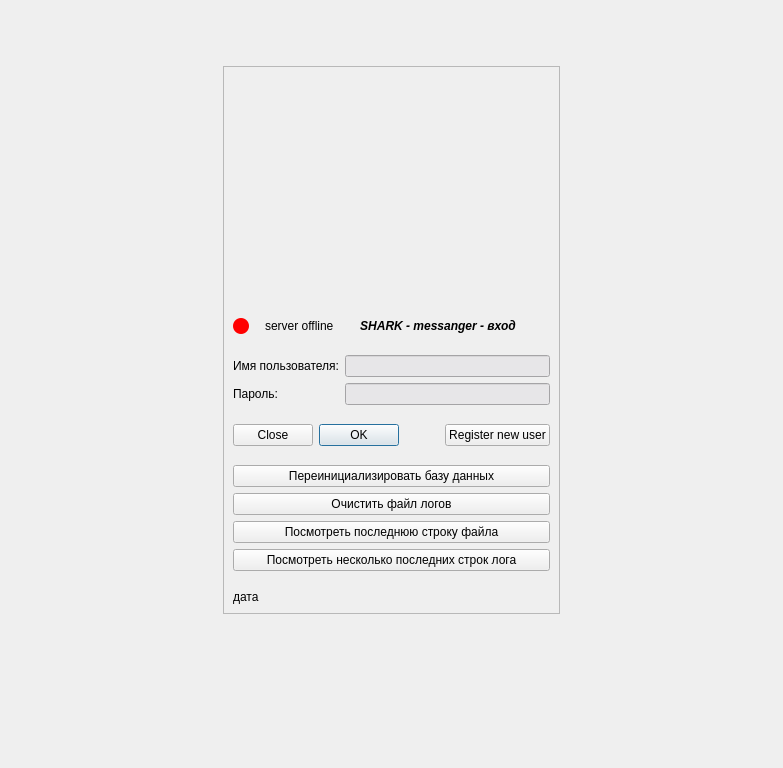
<?xml version="1.0" encoding="UTF-8"?>
<ui version="4.0">
 <class>ScreenLogin</class>
 <widget class="QWidget" name="ScreenLogin">
  <property name="geometry">
   <rect>
    <x>0</x>
    <y>0</y>
    <width>783</width>
    <height>768</height>
   </rect>
  </property>
  <property name="sizePolicy">
   <sizepolicy hsizetype="Expanding" vsizetype="Expanding">
    <horstretch>0</horstretch>
    <verstretch>0</verstretch>
   </sizepolicy>
  </property>
  <property name="windowTitle">
   <string>Вход пользователя</string>
  </property>
  <property name="styleSheet">
   <string notr="true"/>
  </property>
  <layout class="QGridLayout" name="gridLayout">
   <item row="0" column="1">
    <spacer name="verticalSpacerMainTop">
     <property name="orientation">
      <enum>Qt::Orientation::Vertical</enum>
     </property>
     <property name="sizeHint" stdset="0">
      <size>
       <width>20</width>
       <height>77</height>
      </size>
     </property>
    </spacer>
   </item>
   <item row="1" column="0">
    <spacer name="verticalSpacerMainLeft">
     <property name="orientation">
      <enum>Qt::Orientation::Horizontal</enum>
     </property>
     <property name="sizeHint" stdset="0">
      <size>
       <width>326</width>
       <height>20</height>
      </size>
     </property>
    </spacer>
   </item>
   <item row="1" column="1">
    <widget class="QFrame" name="frame">
     <property name="sizePolicy">
      <sizepolicy hsizetype="Fixed" vsizetype="Expanding">
       <horstretch>0</horstretch>
       <verstretch>0</verstretch>
      </sizepolicy>
     </property>
     <property name="frameShape">
      <enum>QFrame::Shape::StyledPanel</enum>
     </property>
     <property name="frameShadow">
      <enum>QFrame::Shadow::Raised</enum>
     </property>
     <property name="lineWidth">
      <number>2</number>
     </property>
     <layout class="QVBoxLayout" name="verticalLayout">
      <item>
       <layout class="QHBoxLayout" name="horizontalLayout_5">
        <item>
         <spacer name="horizontalSpacer_4">
          <property name="orientation">
           <enum>Qt::Orientation::Horizontal</enum>
          </property>
          <property name="sizeHint" stdset="0">
           <size>
            <width>40</width>
            <height>20</height>
           </size>
          </property>
         </spacer>
        </item>
        <item>
         <widget class="QLabel" name="label_4">
          <property name="sizePolicy">
           <sizepolicy hsizetype="Fixed" vsizetype="Fixed">
            <horstretch>0</horstretch>
            <verstretch>0</verstretch>
           </sizepolicy>
          </property>
          <property name="minimumSize">
           <size>
            <width>221</width>
            <height>221</height>
           </size>
          </property>
          <property name="maximumSize">
           <size>
            <width>221</width>
            <height>221</height>
           </size>
          </property>
          <property name="text">
           <string/>
          </property>
          <property name="pixmap">
           <pixmap resource="resources.qrc">:/images/shark_1.jpg</pixmap>
          </property>
          <property name="scaledContents">
           <bool>true</bool>
          </property>
         </widget>
        </item>
        <item>
         <spacer name="horizontalSpacer_5">
          <property name="orientation">
           <enum>Qt::Orientation::Horizontal</enum>
          </property>
          <property name="sizeHint" stdset="0">
           <size>
            <width>40</width>
            <height>20</height>
           </size>
          </property>
         </spacer>
        </item>
       </layout>
      </item>
      <item>
       <spacer name="verticalSpacer_7">
        <property name="orientation">
         <enum>Qt::Orientation::Vertical</enum>
        </property>
        <property name="sizeType">
         <enum>QSizePolicy::Policy::Fixed</enum>
        </property>
        <property name="sizeHint" stdset="0">
         <size>
          <width>20</width>
          <height>13</height>
         </size>
        </property>
       </spacer>
      </item>
      <item>
       <layout class="QHBoxLayout" name="horizontalLayout">
        <item>
         <widget class="QLabel" name="serverStatusLabelRound">
          <property name="sizePolicy">
           <sizepolicy hsizetype="Minimum" vsizetype="Fixed">
            <horstretch>0</horstretch>
            <verstretch>0</verstretch>
           </sizepolicy>
          </property>
          <property name="minimumSize">
           <size>
            <width>16</width>
            <height>16</height>
           </size>
          </property>
          <property name="maximumSize">
           <size>
            <width>16</width>
            <height>16</height>
           </size>
          </property>
          <property name="styleSheet">
           <string notr="true">background-color: red;
border-radius: 8px;</string>
          </property>
          <property name="text">
           <string/>
          </property>
         </widget>
        </item>
        <item>
         <spacer name="horizontalSpacer">
          <property name="sizePolicy">
           <sizepolicy hsizetype="Minimum" vsizetype="Minimum">
            <horstretch>0</horstretch>
            <verstretch>0</verstretch>
           </sizepolicy>
          </property>
          <property name="orientation">
           <enum>Qt::Orientation::Horizontal</enum>
          </property>
          <property name="sizeType">
           <enum>QSizePolicy::Policy::Minimum</enum>
          </property>
          <property name="sizeHint" stdset="0">
           <size>
            <width>10</width>
            <height>20</height>
           </size>
          </property>
         </spacer>
        </item>
        <item>
         <widget class="QLabel" name="serverStatusLabel">
          <property name="sizePolicy">
           <sizepolicy hsizetype="Minimum" vsizetype="Fixed">
            <horstretch>0</horstretch>
            <verstretch>0</verstretch>
           </sizepolicy>
          </property>
          <property name="autoFillBackground">
           <bool>false</bool>
          </property>
          <property name="styleSheet">
           <string notr="true"/>
          </property>
          <property name="text">
           <string>server offline</string>
          </property>
         </widget>
        </item>
        <item>
         <spacer name="horizontalSpacer_2">
          <property name="sizePolicy">
           <sizepolicy hsizetype="Minimum" vsizetype="Minimum">
            <horstretch>0</horstretch>
            <verstretch>0</verstretch>
           </sizepolicy>
          </property>
          <property name="orientation">
           <enum>Qt::Orientation::Horizontal</enum>
          </property>
          <property name="sizeType">
           <enum>QSizePolicy::Policy::Minimum</enum>
          </property>
          <property name="sizeHint" stdset="0">
           <size>
            <width>20</width>
            <height>20</height>
           </size>
          </property>
         </spacer>
        </item>
        <item>
         <widget class="QLabel" name="label_3">
          <property name="sizePolicy">
           <sizepolicy hsizetype="Minimum" vsizetype="Fixed">
            <horstretch>0</horstretch>
            <verstretch>0</verstretch>
           </sizepolicy>
          </property>
          <property name="font">
           <font>
            <italic>true</italic>
            <bold>true</bold>
           </font>
          </property>
          <property name="text">
           <string>SHARK - messanger - вход</string>
          </property>
          <property name="alignment">
           <set>Qt::AlignmentFlag::AlignCenter</set>
          </property>
         </widget>
        </item>
        <item>
         <spacer name="horizontalSpacer_7">
          <property name="orientation">
           <enum>Qt::Orientation::Horizontal</enum>
          </property>
          <property name="sizeHint" stdset="0">
           <size>
            <width>2</width>
            <height>20</height>
           </size>
          </property>
         </spacer>
        </item>
       </layout>
      </item>
      <item>
       <spacer name="verticalSpacer_4">
        <property name="orientation">
         <enum>Qt::Orientation::Vertical</enum>
        </property>
        <property name="sizeType">
         <enum>QSizePolicy::Policy::Fixed</enum>
        </property>
        <property name="sizeHint" stdset="0">
         <size>
          <width>20</width>
          <height>13</height>
         </size>
        </property>
       </spacer>
      </item>
      <item>
       <layout class="QFormLayout" name="formLayout">
        <item row="0" column="0">
         <widget class="QLabel" name="label">
          <property name="styleSheet">
           <string notr="true"/>
          </property>
          <property name="text">
           <string>Имя пользователя:</string>
          </property>
         </widget>
        </item>
        <item row="0" column="1">
         <widget class="QLineEdit" name="loginEdit">
          <property name="toolTip">
           <string>Введите логин</string>
          </property>
          <property name="toolTipDuration">
           <number>10000</number>
          </property>
          <property name="statusTip">
           <string extracomment="statustip"/>
          </property>
          <property name="whatsThis">
           <string extracomment="whatthis"/>
          </property>
          <property name="styleSheet">
           <string notr="true">background-color: rgb(231, 230, 232);
border-color: rgb(0, 0, 0);</string>
          </property>
         </widget>
        </item>
        <item row="1" column="0">
         <widget class="QLabel" name="label_2">
          <property name="styleSheet">
           <string notr="true"/>
          </property>
          <property name="text">
           <string>Пароль:</string>
          </property>
         </widget>
        </item>
        <item row="1" column="1">
         <widget class="QLineEdit" name="passwordEdit">
          <property name="styleSheet">
           <string notr="true">background-color: rgb(231, 230, 232);
border-color: rgb(0, 0, 0);</string>
          </property>
          <property name="echoMode">
           <enum>QLineEdit::EchoMode::PasswordEchoOnEdit</enum>
          </property>
         </widget>
        </item>
       </layout>
      </item>
      <item>
       <spacer name="verticalSpacer_5">
        <property name="orientation">
         <enum>Qt::Orientation::Vertical</enum>
        </property>
        <property name="sizeType">
         <enum>QSizePolicy::Policy::Fixed</enum>
        </property>
        <property name="sizeHint" stdset="0">
         <size>
          <width>20</width>
          <height>13</height>
         </size>
        </property>
       </spacer>
      </item>
      <item>
       <layout class="QHBoxLayout" name="horizontalLayout_2">
        <item>
         <widget class="QDialogButtonBox" name="loginButtonBox">
          <property name="sizePolicy">
           <sizepolicy hsizetype="Fixed" vsizetype="Fixed">
            <horstretch>0</horstretch>
            <verstretch>0</verstretch>
           </sizepolicy>
          </property>
          <property name="layoutDirection">
           <enum>Qt::LayoutDirection::RightToLeft</enum>
          </property>
          <property name="autoFillBackground">
           <bool>false</bool>
          </property>
          <property name="styleSheet">
           <string notr="true"/>
          </property>
          <property name="standardButtons">
           <set>QDialogButtonBox::StandardButton::Close|QDialogButtonBox::StandardButton::Ok</set>
          </property>
          <property name="centerButtons">
           <bool>true</bool>
          </property>
         </widget>
        </item>
        <item>
         <spacer name="horizontalSpacer_3">
          <property name="orientation">
           <enum>Qt::Orientation::Horizontal</enum>
          </property>
          <property name="sizeType">
           <enum>QSizePolicy::Policy::Fixed</enum>
          </property>
          <property name="sizeHint" stdset="0">
           <size>
            <width>40</width>
            <height>20</height>
           </size>
          </property>
         </spacer>
        </item>
        <item>
         <widget class="QPushButton" name="registerModeButton">
          <property name="sizePolicy">
           <sizepolicy hsizetype="Fixed" vsizetype="Fixed">
            <horstretch>0</horstretch>
            <verstretch>0</verstretch>
           </sizepolicy>
          </property>
          <property name="styleSheet">
           <string notr="true"/>
          </property>
          <property name="text">
           <string>Register new user</string>
          </property>
          <property name="autoDefault">
           <bool>false</bool>
          </property>
         </widget>
        </item>
       </layout>
      </item>
      <item>
       <spacer name="verticalSpacer_8">
        <property name="orientation">
         <enum>Qt::Orientation::Vertical</enum>
        </property>
        <property name="sizeType">
         <enum>QSizePolicy::Policy::Fixed</enum>
        </property>
        <property name="sizeHint" stdset="0">
         <size>
          <width>20</width>
          <height>13</height>
         </size>
        </property>
       </spacer>
      </item>
      <item>
       <widget class="QPushButton" name="baseReInitialisationPushButton">
        <property name="text">
         <string>Переинициализировать базу данных</string>
        </property>
       </widget>
      </item>
      <item>
       <widget class="QPushButton" name="logFileClearPushButton">
        <property name="text">
         <string>Очистить файл логов</string>
        </property>
       </widget>
      </item>
      <item>
       <widget class="QPushButton" name="lookLogLastLinePushButton">
        <property name="text">
         <string>Посмотреть последнюю строку файла</string>
        </property>
       </widget>
      </item>
      <item>
       <widget class="QPushButton" name="lookLogSeveralLinePushButton">
        <property name="text">
         <string>Посмотреть несколько последних строк лога</string>
        </property>
       </widget>
      </item>
      <item>
       <spacer name="verticalSpacer_6">
        <property name="orientation">
         <enum>Qt::Orientation::Vertical</enum>
        </property>
        <property name="sizeType">
         <enum>QSizePolicy::Policy::Fixed</enum>
        </property>
        <property name="sizeHint" stdset="0">
         <size>
          <width>20</width>
          <height>13</height>
         </size>
        </property>
       </spacer>
      </item>
      <item>
       <widget class="QLabel" name="serverDataLabel">
        <property name="sizePolicy">
         <sizepolicy hsizetype="Expanding" vsizetype="Expanding">
          <horstretch>0</horstretch>
          <verstretch>0</verstretch>
         </sizepolicy>
        </property>
        <property name="maximumSize">
         <size>
          <width>353</width>
          <height>16777215</height>
         </size>
        </property>
        <property name="styleSheet">
         <string notr="true"/>
        </property>
        <property name="text">
         <string>дата</string>
        </property>
        <property name="wordWrap">
         <bool>true</bool>
        </property>
       </widget>
      </item>
     </layout>
    </widget>
   </item>
   <item row="1" column="2">
    <spacer name="verticalSpacerMairight">
     <property name="orientation">
      <enum>Qt::Orientation::Horizontal</enum>
     </property>
     <property name="sizeHint" stdset="0">
      <size>
       <width>325</width>
       <height>20</height>
      </size>
     </property>
    </spacer>
   </item>
   <item row="2" column="1">
    <spacer name="verticalSpacerMainBottom">
     <property name="orientation">
      <enum>Qt::Orientation::Vertical</enum>
     </property>
     <property name="sizeHint" stdset="0">
      <size>
       <width>20</width>
       <height>165</height>
      </size>
     </property>
    </spacer>
   </item>
  </layout>
 </widget>
 <tabstops>
  <tabstop>loginEdit</tabstop>
  <tabstop>passwordEdit</tabstop>
  <tabstop>registerModeButton</tabstop>
 </tabstops>
 <resources>
  <include location="resources.qrc"/>
 </resources>
 <connections/>
</ui>
